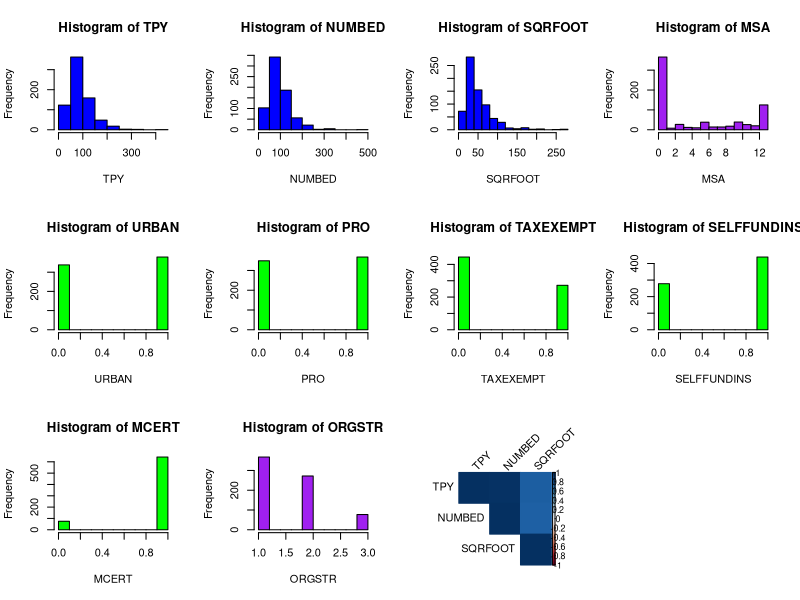
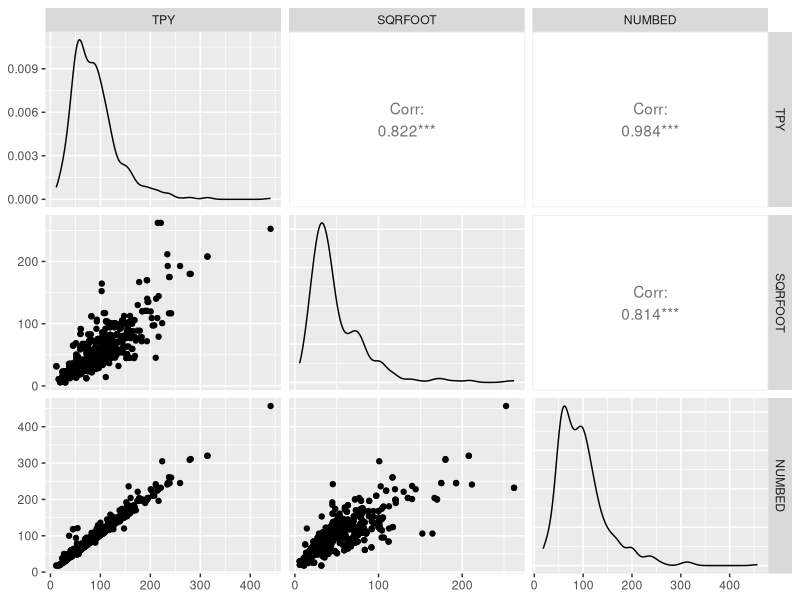

These figures' R source, in order:
## ---- chunk 1
datafile <- read.csv("WiscNursingHome.csv")

## ---- chunk 2
# Set the layout of the graph
par(mfrow = c(3,4))

# Draw the first histogram
hist(datafile$TPY, main = "Histogram of TPY", xlab = "TPY", col = "blue")

# Draw the second histogram
hist(datafile$NUMBED, main = "Histogram of NUMBED", xlab = "NUMBED", col = "blue")

# Draw the third histogram
hist(datafile$SQRFOOT, main = "Histogram of SQRFOOT", xlab = "SQRFOOT", col = "blue")
hist(datafile$MSA, main = "Histogram of MSA", xlab = "MSA", col = "purple")
hist(datafile$URBAN, main = "Histogram of URBAN", xlab = "URBAN", col = "green")
hist(datafile$PRO, main = "Histogram of PRO", xlab = "PRO", col = "green")
hist(datafile$TAXEXEMPT, main = "Histogram of TAXEXEMPT", xlab = "TAXEXEMPT", col = "green")
hist(datafile$SELFFUNDINS, main = "Histogram of SELFFUNDINS", xlab = "SELFFUNDINS", col = "green")
hist(datafile$MCERT, main = "Histogram of MCERT", xlab = "MCERT", col = "green")
hist(datafile$ORGSTR, main = "Histogram of ORGSTR", xlab = "ORGSTR", col = "purple")
## ---- chunk 3
library(dplyr)
#DATA CLEANING
datafile <- na.omit(datafile) #drop NAs
#datafile <- datafile %>% filter(MCERT == 1) 
#select only rows for Medicaid-certified nurse houses
datafile$UTILIZATION_RATE <- datafile$TPY / datafile$NUMBED

## ---- chunk 4
#Transform into categorical variables
datafile$ORGSTR <- as.factor(datafile$ORGSTR)
datafile$MSA <- as.factor(datafile$MSA)
## ---- chunk 5
library(corrplot)

# Calculate the correlation matrix
corr_matrix <- cor(datafile[, c("TPY","NUMBED","SQRFOOT")])

# Plot the correlation matrix
corrplot(corr_matrix, method = "color", type = "upper", tl.col = "black", tl.srt = 45)

## ---- chunk 6
library(ggplot2)
# install.packages("GGally")
library(GGally)
ggpairs(subset(datafile, select = c(TPY, SQRFOOT, NUMBED)))



## ---- chunk 7
years_comparison <- datafile %>% 
  group_by(hospID) %>%
  summarize(SQRFOOT_2000 =  SQRFOOT[CRYEAR == 2000], SQRFOOT_2001 =  SQRFOOT[CRYEAR == 2001],
            NUMBED_2000 = NUMBED[CRYEAR == 2000], NUMBED_2001 = NUMBED[CRYEAR == 2001],
            TPY_2000 =  TPY[CRYEAR == 2000], TPY_2001 =  TPY[CRYEAR == 2001],
            NUMBED_2000 = NUMBED[CRYEAR == 2000], NUMBED_2001 = NUMBED[CRYEAR == 2001],
            MSA_2000 =  MSA[CRYEAR == 2000], MSA_2001 =  MSA[CRYEAR == 2001],
            URBAN_2000 = URBAN[CRYEAR == 2000], URBAN_2001 = URBAN[CRYEAR == 2001],
            TAXEXEMPT_2000 =  TAXEXEMPT[CRYEAR == 2000], TAXEXEMPT_2001 =  TAXEXEMPT[CRYEAR == 2001],
            PRO_2000 = PRO[CRYEAR == 2000], PRO_2001 = PRO[CRYEAR == 2001],
            MCERT_2000 =  MCERT[CRYEAR == 2000], MCERT_2001 =  MCERT[CRYEAR == 2001],
            SELFFUNDINS_2000 = SELFFUNDINS[CRYEAR == 2000], SELFFUNDINS_2001 = SELFFUNDINS[CRYEAR == 2001],
            ORGSTR_2000 =  ORGSTR[CRYEAR == 2000], ORGSTR_2001 =  ORGSTR[CRYEAR == 2001])
           

## ---- chunk 8
years_comparison$NUMBED_diff <- years_comparison$NUMBED_2001-years_comparison$NUMBED_2000
years_comparison$SQRFOOT_diff <- years_comparison$SQRFOOT_2001-years_comparison$SQRFOOT_2000
## ---- chunk 9
years_comparison
